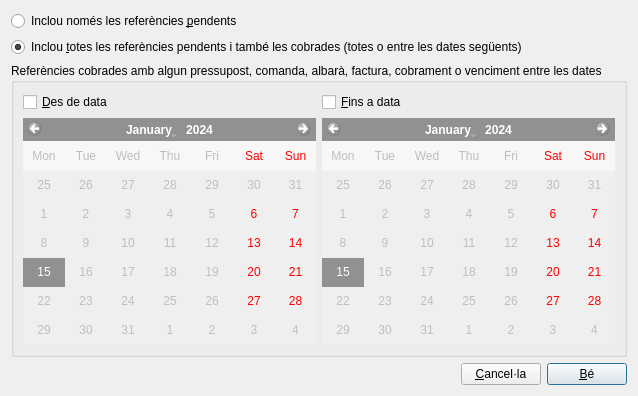
<ui version="4.0" >
 <class>Dialog</class>
 <widget class="QDialog" name="Dialog" >
  <property name="geometry" >
   <rect>
    <x>0</x>
    <y>0</y>
    <width>638</width>
    <height>396</height>
   </rect>
  </property>
  <property name="windowTitle" >
   <string>Opcions per a l'informe de vendes de les referències de client/a</string>
  </property>
  <property name="exportaRML" stdset="0" >
   <stringlist>
    <string>usaDesde.checked</string>
    <string>usaHasta.checked</string>
    <string>desde.selectedDate</string>
    <string>hasta.selectedDate</string>
    <string>pendientes.checked</string>
   </stringlist>
  </property>
  <layout class="QVBoxLayout" name="verticalLayout" >
   <property name="sizeConstraint" >
    <enum>QLayout::SetMaximumSize</enum>
   </property>
   <item>
    <widget class="QRadioButton" name="mui_pendientes" >
     <property name="text" >
      <string>Inclou només les referències &amp;pendents</string>
     </property>
    </widget>
   </item>
   <item>
    <widget class="QRadioButton" name="mui_todos" >
     <property name="text" >
      <string>Inclou &amp;totes les referències pendents i també les cobrades (totes o entre les dates següents)</string>
     </property>
     <property name="checked" >
      <bool>true</bool>
     </property>
    </widget>
   </item>
   <item>
    <widget class="QGroupBox" name="groupBox" >
     <property name="title" >
      <string>Referències cobrades amb algun pressupost, comanda, albarà, factura, cobrament o venciment entre les dates</string>
     </property>
     <layout class="QGridLayout" name="gridLayout_3" >
      <item row="0" column="0" >
       <layout class="QGridLayout" name="gridLayout" >
        <property name="sizeConstraint" >
         <enum>QLayout::SetMaximumSize</enum>
        </property>
        <item row="2" column="1" >
         <widget class="QCalendarWidget" name="mui_hasta" >
          <property name="enabled" >
           <bool>false</bool>
          </property>
          <property name="firstDayOfWeek" >
           <enum>Qt::Monday</enum>
          </property>
          <property name="verticalHeaderFormat" >
           <enum>QCalendarWidget::NoVerticalHeader</enum>
          </property>
         </widget>
        </item>
        <item row="2" column="0" >
         <widget class="QCalendarWidget" name="mui_desde" >
          <property name="enabled" >
           <bool>false</bool>
          </property>
          <property name="firstDayOfWeek" >
           <enum>Qt::Monday</enum>
          </property>
          <property name="selectionMode" >
           <enum>QCalendarWidget::SingleSelection</enum>
          </property>
          <property name="verticalHeaderFormat" >
           <enum>QCalendarWidget::NoVerticalHeader</enum>
          </property>
          <property name="dateEditEnabled" >
           <bool>true</bool>
          </property>
         </widget>
        </item>
        <item row="1" column="1" >
         <widget class="QCheckBox" name="mui_usaHasta" >
          <property name="text" >
           <string>&amp;Fins a data</string>
          </property>
         </widget>
        </item>
        <item row="1" column="0" >
         <widget class="QCheckBox" name="mui_usaDesde" >
          <property name="text" >
           <string>&amp;Des de data</string>
          </property>
         </widget>
        </item>
       </layout>
      </item>
     </layout>
    </widget>
   </item>
   <item>
    <layout class="QGridLayout" name="gridLayout_2" >
     <item row="0" column="2" >
      <widget class="QPushButton" name="mui_aceptar" >
       <property name="text" >
        <string>&amp;Bé</string>
       </property>
       <property name="default" >
        <bool>true</bool>
       </property>
      </widget>
     </item>
     <item row="0" column="1" >
      <widget class="QPushButton" name="mui_cancelar" >
       <property name="text" >
        <string>&amp;Cancel·la</string>
       </property>
      </widget>
     </item>
     <item row="0" column="0" >
      <spacer name="horizontalSpacer" >
       <property name="orientation" >
        <enum>Qt::Horizontal</enum>
       </property>
       <property name="sizeType" >
        <enum>QSizePolicy::Expanding</enum>
       </property>
       <property name="sizeHint" stdset="0" >
        <size>
         <width>40</width>
         <height>9</height>
        </size>
       </property>
      </spacer>
     </item>
    </layout>
   </item>
  </layout>
  <action name="actionDesde" >
   <property name="text" >
    <string>desde</string>
   </property>
  </action>
  <zorder>mui_todos</zorder>
  <zorder>verticalLayoutWidget</zorder>
  <zorder>mui_pendientes</zorder>
  <zorder>horizontalLayoutWidget</zorder>
  <zorder>horizontalLayoutWidget_2</zorder>
  <zorder>mui_aceptar</zorder>
  <zorder>mui_cancelar</zorder>
  <zorder>groupBox</zorder>
  <zorder>gridLayoutWidget</zorder>
 </widget>
 <tabstops>
  <tabstop>mui_pendientes</tabstop>
  <tabstop>mui_todos</tabstop>
  <tabstop>mui_usaDesde</tabstop>
  <tabstop>mui_desde</tabstop>
  <tabstop>mui_usaHasta</tabstop>
  <tabstop>mui_hasta</tabstop>
  <tabstop>mui_aceptar</tabstop>
  <tabstop>mui_cancelar</tabstop>
 </tabstops>
 <resources/>
 <connections>
  <connection>
   <sender>mui_pendientes</sender>
   <signal>toggled(bool)</signal>
   <receiver>groupBox</receiver>
   <slot>setDisabled(bool)</slot>
   <hints>
    <hint type="sourcelabel" >
     <x>125</x>
     <y>20</y>
    </hint>
    <hint type="destinationlabel" >
     <x>333</x>
     <y>234</y>
    </hint>
   </hints>
  </connection>
  <connection>
   <sender>mui_usaDesde</sender>
   <signal>toggled(bool)</signal>
   <receiver>mui_desde</receiver>
   <slot>setEnabled(bool)</slot>
   <hints>
    <hint type="sourcelabel" >
     <x>174</x>
     <y>103</y>
    </hint>
    <hint type="destinationlabel" >
     <x>174</x>
     <y>256</y>
    </hint>
   </hints>
  </connection>
  <connection>
   <sender>mui_usaHasta</sender>
   <signal>toggled(bool)</signal>
   <receiver>mui_hasta</receiver>
   <slot>setEnabled(bool)</slot>
   <hints>
    <hint type="sourcelabel" >
     <x>486</x>
     <y>103</y>
    </hint>
    <hint type="destinationlabel" >
     <x>486</x>
     <y>256</y>
    </hint>
   </hints>
  </connection>
 </connections>
</ui>
